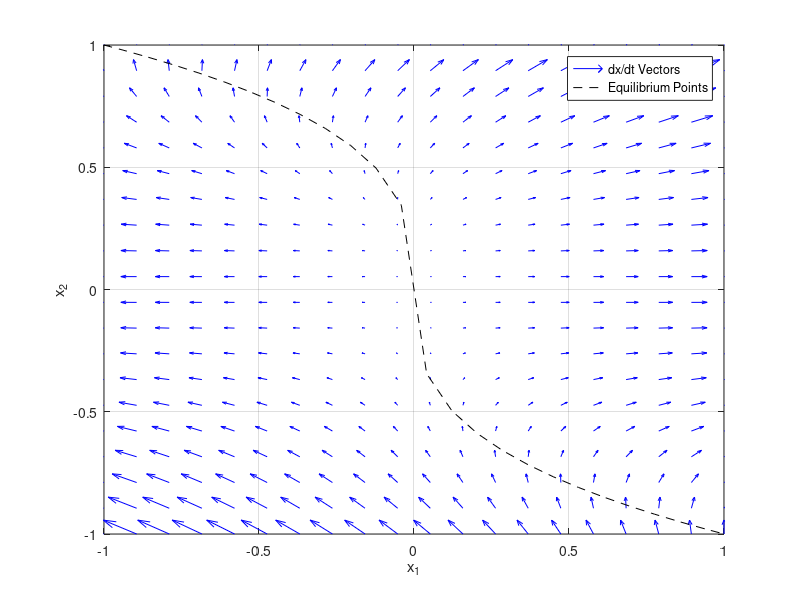

The MATLAB source for this figure:
clear all
close all
clc


% f = @(x1,x2,a,b) [a*ones(1,length(x1)); x1.^3+b];
% dx1dt = @(x1,x2) [x1+ x2.^3];
% dx2dt = @(x1,x2) [zeros(size(x1))];
% dx1dt = @(x1,x2) [x1.*x2.^3];
% dx2dt = @(x1,x2) [x2.^2];
dx1dt = @(x1,x2) [x1 + x2.^3];
dx2dt = @(x1,x2) [x2.^2];

dfdt = @(t,x) [dx1dt(x(1),x(2)) ; dx2dt(x(1),x(2))];

%% Fixed / Equilibrium points calculaton
x1eq = linspace(-2,2,50) ;
x2eq = nthroot(-x1eq,3) ;


%% Phase space calculations
x1 = linspace(-1,1,20) ;
x2 = linspace(-1,1,20) ;

[x,y] = meshgrid(x1,x2);
f1 = dx1dt(x,y) ;
f2 = dx2dt(x,y) ;


%% Draw the figure
figure ; quiver(x,y,f1,f2,'b');
% quiver(x1,x2,f1,f2,'b'); figure(gcf)
grid on
xlabel('x_1')
ylabel('x_2')
% axis tight equal;

% Draw the trajcetories
hold on
plot(x1eq,x2eq,'k--')

axis([min(x1) max(x1) min(x2) max(x2) ])
legend('dx/dt Vectors','Equilibrium Points')











